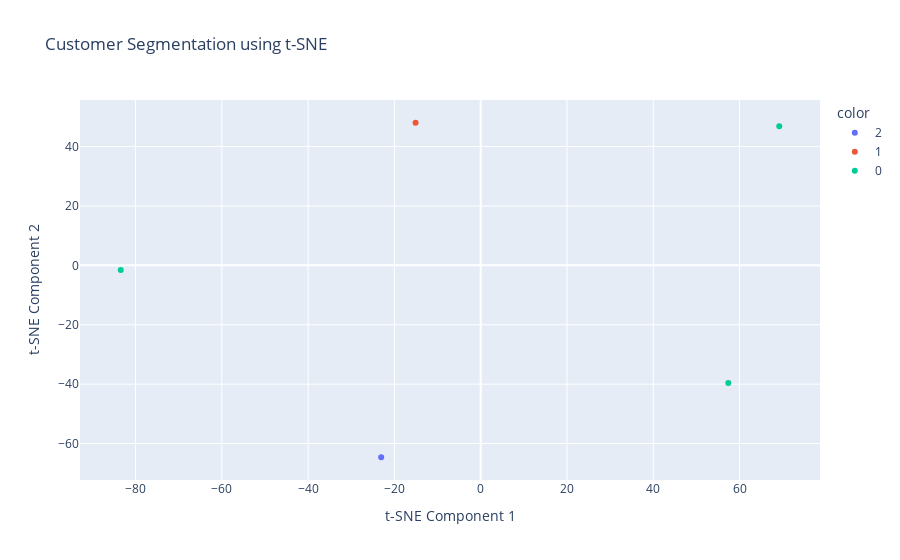

Notebook code for this chart:
### Code cell
# Ensure perplexity is less than the number of samples
n_samples = len(df)
perplexity_value = min(30, n_samples - 1)  # Ensure perplexity is less than n_samples

# Step 2: Apply t-SNE
tsne = TSNE(n_components=2, perplexity=perplexity_value, random_state=42)
tsne_result = tsne.fit_transform(pca_result)

# Store the results in DataFrame
df['tsne1'], df['tsne2'] = tsne_result[:, 0], tsne_result[:, 1]

# Step 3: Plot using Plotly
fig = px.scatter(df, x='tsne1', y='tsne2', color=df['cluster'].astype(str),
                 title="Customer Segmentation using t-SNE",
                 labels={"tsne1": "t-SNE Component 1", "tsne2": "t-SNE Component 2"},
                 hover_data=df.columns)  # Show additional details on hover

fig.show()

### Figure 1 — Plotly figure (JSON) as saved in the notebook; plotly's stock layout.template omitted (floating-point values rounded to 4 significant figures)
{"data": [{"customdata": [[1.0, 5.0, 2.0, -2.828, -2.941e-16]], "hovertemplate": "color=2<br>t-SNE Component 1=%{x}<br>t-SNE Component 2=%{y}<br>feature1=%{customdata[0]}<br>feature2=%{customdata[1]}<br>cluster=%{customdata[2]}<br>pca1=%{customdata[3]}<br>pca2=%{customdata[4]}<extra></extra>", "legendgroup": "2", "marker": {"color": "#636efa", "symbol": "circle"}, "mode": "markers", "name": "2", "orientation": "v", "showlegend": true, "type": "scatter", "x": [-23.06], "xaxis": "x", "y": [-64.61], "yaxis": "y"}, {"customdata": [[2.0, 4.0, 1.0, -1.414, 9.805e-17]], "hovertemplate": "color=1<br>t-SNE Component 1=%{x}<br>t-SNE Component 2=%{y}<br>feature1=%{customdata[0]}<br>feature2=%{customdata[1]}<br>cluster=%{customdata[2]}<br>pca1=%{customdata[3]}<br>pca2=%{customdata[4]}<extra></extra>", "legendgroup": "1", "marker": {"color": "#EF553B", "symbol": "circle"}, "mode": "markers", "name": "1", "orientation": "v", "showlegend": true, "type": "scatter", "x": [-15.09], "xaxis": "x", "y": [48.02], "yaxis": "y"}, {"customdata": [[3.0, 3.0, 0.0, 0.0, -0.0], [4.0, 2.0, 0.0, 1.414, -9.805e-17], [5.0, 1.0, 0.0, 2.828, -1.961e-16]], "hovertemplate": "color=0<br>t-SNE Component 1=%{x}<br>t-SNE Component 2=%{y}<br>feature1=%{customdata[0]}<br>feature2=%{customdata[1]}<br>cluster=%{customdata[2]}<br>pca1=%{customdata[3]}<br>pca2=%{customdata[4]}<extra></extra>", "legendgroup": "0", "marker": {"color": "#00cc96", "symbol": "circle"}, "mode": "markers", "name": "0", "orientation": "v", "showlegend": true, "type": "scatter", "x": [57.39, 69.2, -83.43], "xaxis": "x", "y": [-39.65, 46.82, -1.594], "yaxis": "y"}], "layout": {"legend": {"title": {"text": "color"}, "tracegroupgap": 0}, "title": {"text": "Customer Segmentation using t-SNE"}, "xaxis": {"anchor": "y", "domain": [0, 1], "title": {"text": "t-SNE Component 1"}}, "yaxis": {"anchor": "x", "domain": [0, 1], "title": {"text": "t-SNE Component 2"}}}}
